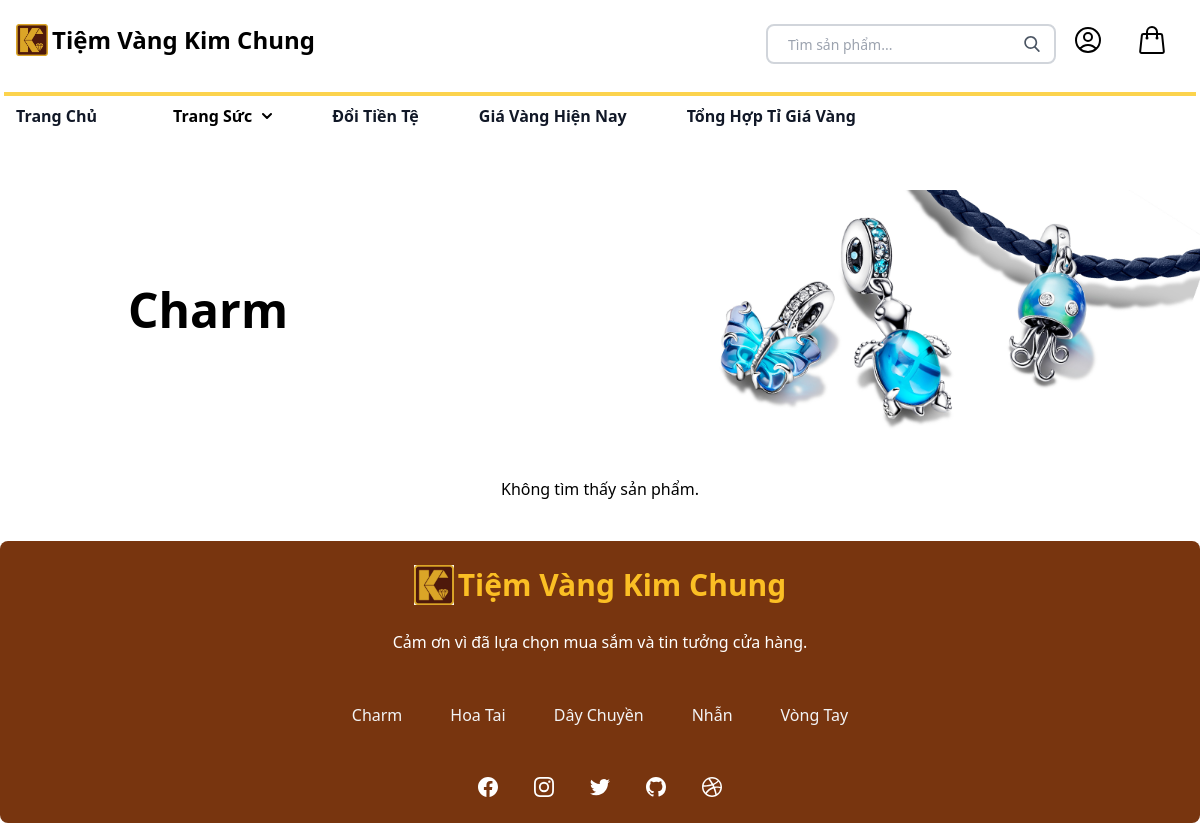
/home/charm.php, run on an earlier commit of the app's database.
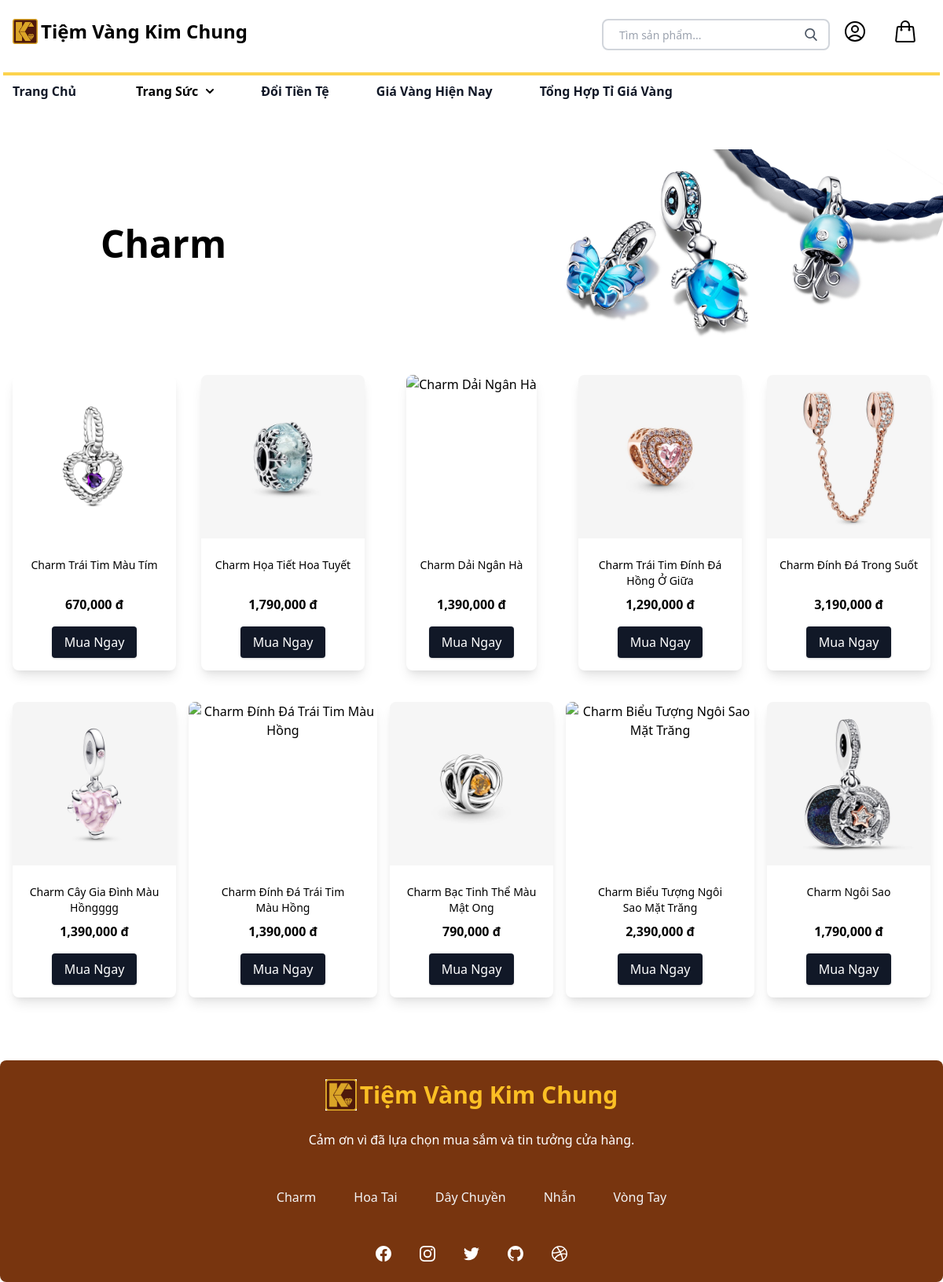
And on a later commit of the database.
### tables this page shows
CREATE TABLE `sanpham` (
  `MaSanPham` int(5) NOT NULL,
  `TenSanPham` varchar(100) NOT NULL,
  `MaLoaiTrangSuc` int(5) NOT NULL,
  `GiaBan` float NOT NULL,
  `MaNhaCungCap` int(5) NOT NULL,
  `MoTa` varchar(1000) NOT NULL,
  `Anh` varchar(100) NOT NULL,
  `Anh2` varchar(100) NOT NULL,
  `Anh3` varchar(100) NOT NULL,
  `SoLuong` varchar(50) NOT NULL
);

### home/charm.php (the view, shortened to what this page needs)
<?php include '../home/header.php'; ?>
<section class="pt-10">
    <div class="relative pb-6">
        <img src="uploads/bg-charm.jpg" class="w-full h-full object-cover">
        <div class="absolute inset-0 flex items-start justify-start p-4 md:absolute md:pt-24 md:pl-32 ">
          <p class="md:text-5xl font-bold sm:text-xl">Charm</p>
        </div>
    </div>
    <div class="flex flex-wrap justify-center">
        <?php
        $query = "SELECT * FROM sanpham WHERE MaLoaiTrangSuc = 2";
        $result = mysqli_query($conn, $query);
        if (mysqli_num_rows($result) > 0) {
            while ($row = mysqli_fetch_assoc($result)) {
                $productTitle = $row['TenSanPham'];
                $productPrice = $row['GiaBan'];
                $productId = $row['MaSanPham'];
                $shortTitle = strlen($productTitle) > 30 ? wordwrap($productTitle, 30, "<br>", true) : $productTitle;
        ?>
        <div class="md:flex md:flex-row md:justify-center w-full md:w-1/5 pb-10 transition duration-300 transform hover:scale-110">
            <div class="max-w-sm mx-auto bg-white rounded-lg overflow-hidden shadow-lg h-full">
                <div class="text-center items-center">
                    <a href="xemchitiet.php?id=<?= $productId ?>" class="hover-trigger relative block">
                    </a>
                </div>
                <div class="p-4">
                    <h3 class="text-sm text-center mt-2" style="height: 40px; overflow: hidden;"><a href="xemchitiet.php?id=<?= $productId ?>"><?= $shortTitle ?></a></h3>
                    <p class="text-center font-bold mt-2"><?= number_format($productPrice, 0, '.', ',') ?> đ</p>
                    <div class="flex justify-center mt-4">
                        <a href="xemchitiet.php?id=<?= $productId ?>" class="inline-block px-4 py-2 bg-gray-900 hover:bg-yellow-600 text-white rounded shadow">Mua Ngay</a>
                    </div>
                </div>
            </div>
        </div>
        <?php
            }
        } else {
            echo "Không tìm thấy sản phẩm.";
        }
        ?>
    </div>
</section>
<?php include '../home/footer.php'; ?>

### home/header.php (shortened to what this page needs)
<!DOCTYPE html>
<html lang="en">
<head>
    <link href="https://cdn.jsdelivr.net/npm/tailwindcss@2.2.19/dist/tailwind.min.css" rel="stylesheet">
    <link href="https://cdn.jsdelivr.net/npm/swiper@11/swiper-bundle.min.css" rel="stylesheet">
</head>
<body>
    <nav>
        <div id="nav-top" class="flex flex-wrap justify-between items-center mx-auto max-w-screen-xl p-4">
            <a href="<?php echo '../home/home.php'; ?>" class="flex items-center space-x-1 ">
                <img src="../home/uploads/icon-logo.jpg" class="h-8" alt="Logo" />
                <span class="self-center text-2xl font-semibold whitespace-nowrap dark:text-white">Tiệm Vàng Kim Chung</span>
            </a>
            <div class="flex items-center justify-between">
                <div class="pt-2 relative mx-auto text-gray-600">
                    <form action="timkiem.php" method="GET">
                        <input class="border-2 border-gray-300 bg-white h-10 px-5 pr-16 rounded-lg text-sm focus:outline-none" type="text" name="q" placeholder="Tìm sản phẩm..." autocomplete="off" required>
                        <button type="submit" class="absolute right-0 top-0 mt-5 mr-4">
                        </button>
                    </form>
                </div>
                <div class="flex items-center">
                    <?php if (isset($_SESSION["MaKhachHang"])): ?>
                        <a href="../home/thongtin.php" class="mx-4">
                            <svg xmlns="http://www.w3.org/2000/svg" fill="none" viewBox="0 0 24 24" stroke-width="1.5" stroke="currentColor" class="w-6 h-6">
                                <path stroke-linecap="round" stroke-linejoin="round" d="M15.75 6a3.75 3.75 0 1 1-7.5 0 3.75 3.75 0 0 1 7.5 0ZM4.501 20.118a7.5 7.5 0 0 1 14.998 0A17.933 17.933 0 0 1 12 21.75c-2.676 0-5.216-.584-7.499-1.632Z" />
                            </svg>
                        </a>
                    <?php else: ?>
                        <a href="../authentication/dangnhap.php" class="mx-4">
                        </a>
                    <?php endif; ?>
                    <a href="../home/giohang.php" class="relative mx-4">
                    </a>
                </div>
            </div>
        </div>
        <div id="nav-bottom" class="max-w-screen-xl px-1 py-3 mx-auto">
            <div class="items-center hidden w-full md:block md:w-auto" id="navbar-dropdown">
                <ul class="flex flex-col font-medium p-4 md:p-0 mt-4 border-t-4 border-yellow-300 md:flex-row md:space-x-8 md:mt-0">
                    <li class="mr-4">
                        <a href="<?php echo '../home/home.php'; ?>" class="block py-2 pl-3 pr-4 text-gray-900 font-semibold border-b-2 border-transparent hover:border-yellow-300">Trang Chủ</a>
                    </li>
                    <li class="relative group">
                        <button id="dropdownNavbarLink" class="flex items-center justify-between w-full py-2 pl-3 pr-4 font-semibold border-b-2 border-transparent hover:border-yellow-300">
                            Trang Sức
                            <svg class="w-2.5 h-2.5 ml-2.5" aria-hidden="true" xmlns="http://www.w3.org/2000/svg" fill="none" viewBox="0 0 10 6">
                                <path stroke="currentColor" stroke-linecap="round" stroke-linejoin="round" stroke-width="2" d="m1 1 4 4 4-4" />
                            </svg>
                        </button>
                    </li>
                    <li class="mr-4">
                        <a href="../home/doitien.php" class="block py-2 pl-3 pr-4 text-gray-900 font-semibold border-b-2 border-transparent hover:border-yellow-300">Đổi Tiền Tệ</a>
                    </li>
                    <li class="mr-4">
                        <a href="../home/giavang.php" class="block py-2 pl-3 pr-4 text-gray-900 font-semibold border-b-2 border-transparent hover:border-yellow-300">Giá Vàng Hiện Nay</a>
                    </li>
                    <li class="mr-4">
                        <a href="../home/giavangfull.php" class="block py-2 pl-3 pr-4 text-gray-900 font-semibold border-b-2 border-transparent hover:border-yellow-300">Tổng Hợp Tỉ Giá Vàng</a>
                    </li>
                </ul>
            </div>
        </div>
    </nav>

### home/footer.php (shortened to what this page needs)
<div class="pt-10">
<footer class="bg-yellow-900 rounded-lg">
    <div class="mx-auto max-w-5xl px-4 py-6 sm:px-6 lg:px-8">
      <div class="flex justify-center text-yellow-400">
        <img src="../home/uploads/icon-logo.jpg" class="h-10" alt="Logo" />
        <span class="self-center text-3xl font-semibold whitespace-nowrap dark:text-white pl-1">Tiệm Vàng Kim Chung</span>
      </div>
      <p class="mx-auto mt-6 max-w-md text-center leading-relaxed text-white">
        Cảm ơn vì đã lựa chọn mua sắm và tin tưởng cửa hàng.
      </p>
      <ul class="mt-12 flex flex-wrap justify-center gap-5  md:gap-8 lg:gap-12">
        <li>
          <a class="text-gray-100 transition hover:text-pink-200" href="charm.php"> Charm </a>
        </li>
        <li>
          <a class="text-gray-100 transition hover:text-pink-200" href="hoatai.php"> Hoa Tai </a>
        </li>
        <li>
          <a class="text-gray-100 transition hover:text-pink-200" href="daychuyen.php"> Dây Chuyền </a>
        </li>
        <li>
          <a class="text-gray-100 transition hover:text-pink-200" href="nhan.php"> Nhẫn </a>
        </li>
        <li>
          <a class="text-gray-100 transition hover:text-pink-200" href="vongtay.php"> Vòng Tay </a>
        </li>
      </ul>
      <ul class="mt-12 flex justify-center gap-6 md:gap-8">
        <li>
          <a href="https://www.facebook.com/TiemVangKimChungNhaTrang/?locale=vi_VN" rel="noreferrer" target="_blank" class="text-white transition hover:text-pink-300">
          </a>
        </li>
        <li>
          <a href="https://www.instagram.com" rel="noreferrer" target="_blank" class="text-white transition hover:text-pink-300">
          </a>
        </li>
        <li>
          <a href="https://twitter.com/home" rel="noreferrer" target="_blank" class="text-white transition hover:text-pink-300">
          </a>
        </li>
        <li>
          <a href="https://github.com/legiahung/ChuyenDe" rel="noreferrer" target="_blank" class="text-white transition hover:text-pink-300">
          </a>
        </li>
        <li>
          <a href="https://dribbble.com/search/jewelry" rel="noreferrer" target="_blank" class="text-white transition hover:text-pink-300">
          </a>
        </li>
      </ul>
    </div>
  </footer>
</div>
</body>
</html>

What changed in the data, as far as the page shows it:
added sanpham: TenSanPham "Charm Trái Tim Màu Tím", GiaBan "670,000"
added sanpham: TenSanPham "Charm Họa Tiết Hoa Tuyết", GiaBan "1,790,000"
added sanpham: TenSanPham "Charm Dải Ngân Hà", GiaBan "1,390,000"
added sanpham: TenSanPham "Charm Trái Tim Đính Đá Hồng Ở Giữa", GiaBan "1,290,000"
added sanpham: TenSanPham "Charm Đính Đá Trong Suốt", GiaBan "3,190,000"
added sanpham: TenSanPham "Charm Cây Gia Đình Màu Hồngggg", GiaBan "1,390,000"
added sanpham: TenSanPham "Charm Đính Đá Trái Tim Màu Hồng", GiaBan "1,390,000"
added sanpham: TenSanPham "Charm Bạc Tinh Thể Màu Mật Ong", GiaBan "790,000"
added sanpham: TenSanPham "Charm Biểu Tượng Ngôi Sao Mặt Trăng", GiaBan "2,390,000"
added sanpham: TenSanPham "Charm Ngôi Sao", GiaBan "1,790,000"
Also different on the page:
text no longer shown: "Không tìm thấy sản phẩm."
